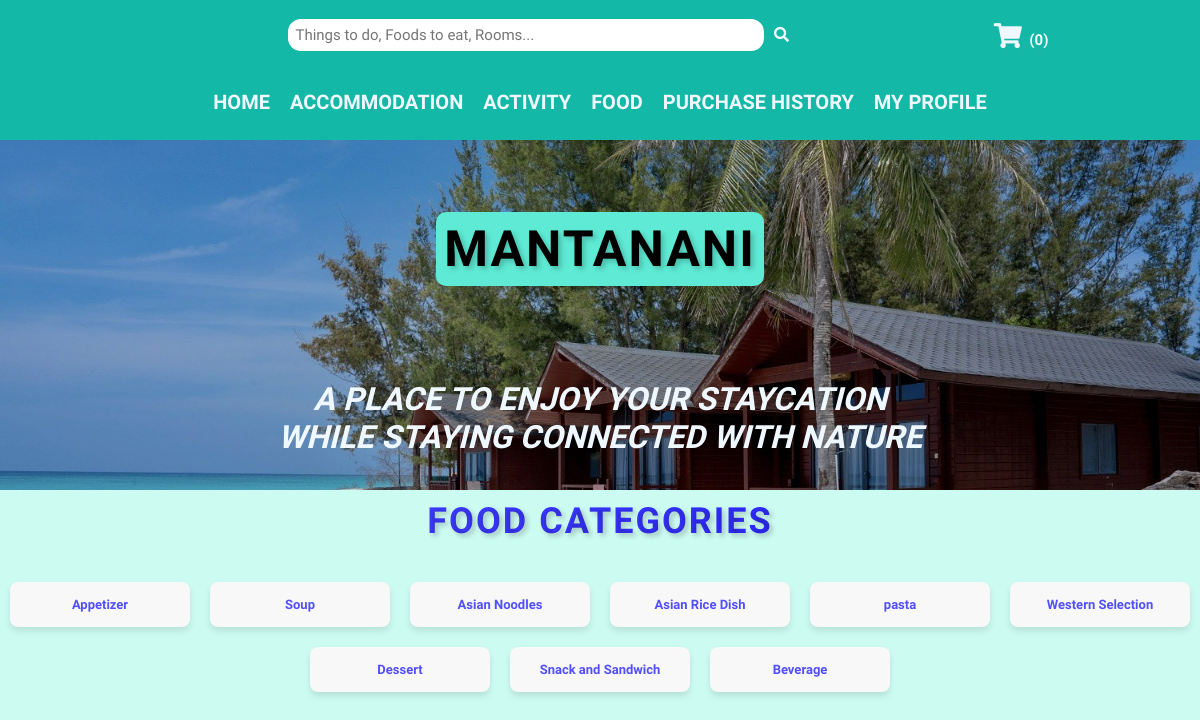
/MODULES/FOOD_MODULE/foodList.php?categoryID=2, run on an earlier commit of the app's database.
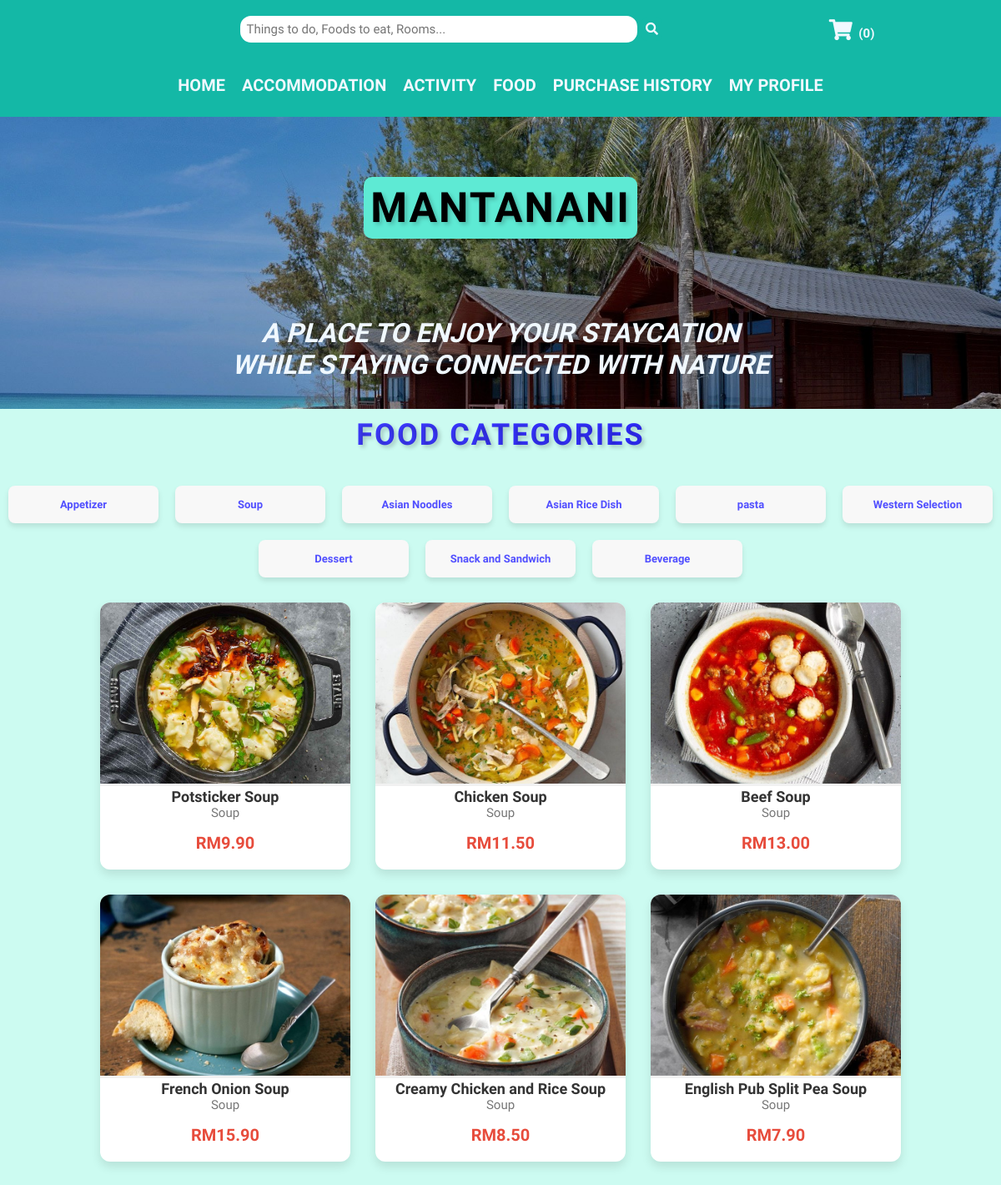
And on a later commit of the database.
### tables this page shows
CREATE TABLE `food_category` (
  `categoryID` int(11) NOT NULL,
  `categoryName` varchar(255) NOT NULL COMMENT '1:Appetizer 2:Soup 3:Asian Noodles 4:Asian Rice Dish 5:Pasta 6:Western Selection 7:Dessert 8:Snack and Sandwich 9:Beverage'
);

CREATE TABLE `food` (
  `foodID` int(11) NOT NULL,
  `foodName` varchar(255) NOT NULL,
  `foodImg` varchar(255) NOT NULL,
  `foodCategory` int(11) NOT NULL,
  `foodDesc` varchar(1000) NOT NULL,
  `foodPrice` decimal(8,2) NOT NULL
);

### MODULES/FOOD_MODULE/foodList.php (the view, shortened to what this page needs)
<?php
  include("../../../SMMS/CONFIG/config.php");
  if (isset($_GET['id'])) {
    $foodID = intval($_GET['id']);
    $sql_food = "SELECT f.foodID, f.foodName, f.foodDesc, f.foodPrice, f.foodImg, c.categoryName
    FROM food f
    JOIN food_category c ON f.foodCategory = c.categoryID
    WHERE f.foodID = $foodID";
  }
  elseif (isset($_GET['categoryID'])) {
    $categoryID = intval($_GET['categoryID']);
    $sql_food = "SELECT f.foodID, f.foodName, f.foodDesc, f.foodPrice, f.foodImg, c.categoryName
    FROM food f
    JOIN food_category c ON f.foodCategory = c.categoryID
    WHERE f.foodCategory = $categoryID";
  }
  else {
    $sql_food = "SELECT f.foodID, f.foodName, f.foodDesc, f.foodPrice, f.foodImg, c.categoryName
    FROM food f
    JOIN food_category c ON f.foodCategory = c.categoryID";
  }
  $result = mysqli_query($conn, $sql_food);
  $categorySql = "SELECT * FROM food_category";
  $categoryResult = mysqli_query($conn, $categorySql);
?>
<!DOCTYPE html>
<html lang="en">
  <head>
    <link rel="stylesheet" href="https://cdnjs.cloudflare.com/ajax/libs/font-awesome/5.15.4/css/all.min.css">
    <link rel="stylesheet" href="../../../SMMS/CSS/MISC/utils.css">
    <link rel="stylesheet" href="../../../SMMS/CSS/MISC/headerBanner.css">
    <link rel="stylesheet" href="../../../SMMS/CSS/MISC/topNav.css">
    <link rel="stylesheet" href="../../../SMMS/CSS/MISC/topHeader.css">
    <link rel="stylesheet" href="../../../SMMS/CSS/USER/foodList.css">
  </head>
  <body>
    <?php include '../../INCLUDES/topHeader.php'; ?>
    <?php include '../../INCLUDES/userNav.php'; ?>
    <?php include '../../INCLUDES/headerBanner.php';?>
    <section class="userHome">
    <h2>Food Categories</h2>
    <div class="foodCategorySection">
      <?php while ($categoryRow = mysqli_fetch_assoc($categoryResult)): ?>
      <div class="foodCategoryItem">
        <a href="foodList.php?categoryID=<?= $categoryRow['categoryID']; ?>" class="categoryLink">
          <?= $categoryRow['categoryName']; ?>
        </a>
      </div>
      <?php endwhile; ?>
    </div>
    <div class="foodList">
      <?php while ($row = mysqli_fetch_assoc($result)): ?>
      <div class="foodItem">
        <img src="../../../SMMS/images/food/<?= $row['foodImg']; ?>" alt="<?= $row['foodName']; ?>" class="foodImg">
        <h3>
          <a href="javascript:void(0);" onclick="openFoodPopup(<?= htmlspecialchars(json_encode($row)); ?>)" class="food-name">
              <?= $row['foodName']; ?>
          </a>
        </h3>
        <?php if (isset($row['categoryName'])): ?>
            <p class="foodCategory"><?= $row['categoryName']; ?></p>
        <?php else: ?>
            <p class="foodCategory">No category available</p>
        <?php endif; ?>
        <p class="foodPrice">RM<?= number_format($row['foodPrice'], 2); ?></p>
    </div>
        <?php endwhile; ?>
    </div>
  </section>
  </body>
</html>

What changed in the data, as far as the page shows it:
added food: foodImg (picture), foodName "Potsticker Soup", foodCategory.categoryName "Soup", foodPrice "9.90"
added food: foodImg (picture), foodName "Chicken Soup", foodCategory.categoryName "Soup", foodPrice "11.50"
added food: foodImg (picture), foodName "Beef Soup", foodCategory.categoryName "Soup", foodPrice "13.00"
added food: foodImg (picture), foodName "French Onion Soup", foodCategory.categoryName "Soup", foodPrice "15.90"
added food: foodImg (picture), foodName "Creamy Chicken and Rice Soup", foodCategory.categoryName "Soup", foodPrice "8.50"
added food: foodImg (picture), foodName "English Pub Split Pea Soup", foodCategory.categoryName "Soup", foodPrice "7.90"
